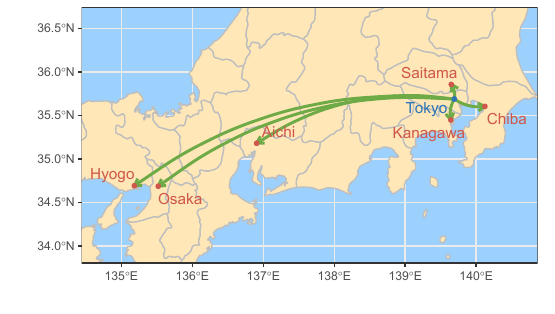

This figure's R source:
library(tEDM)

covid = readr::read_csv(system.file("case/covid.csv",package = "tEDM"))
head(covid)

covid = covid |>
  dplyr::mutate(dplyr::across(dplyr::everything(),
                              \(.x) c(NA,diff(.x)))) |> 
  dplyr::filter(dplyr::if_all(dplyr::everything(), 
                \(.x) !is.na(.x)))

#-----------------------------------------------------------------------------#
#------               Convergent Cross Mapping analysis                 ------#
#-----------------------------------------------------------------------------#

tEDM::fnn(covid,"Tokyo",E = 2:30,eps = stats::sd(covid$Tokyo))

tEDM::simplex(covid,"Tokyo","Tokyo",E = 10:20,k = 11:25)
tEDM::simplex(covid,"Tokyo","Tokyo",E = 4:50,k = 5:60)

res = names(covid)[-match("Tokyo",names(covid))] |>
  purrr::map_dfr(\(.l) {
    g = tEDM::ccm(covid,"Tokyo",.l,E = 10,k = 12,progressbar = FALSE)
    res = dplyr::mutate(g$xmap,x = "Tokyo",y = .l)
    return(res)
  })
head(res)

df1 = res |>
  dplyr::select(x,y,y_xmap_x_mean,y_xmap_x_sig)|>
  purrr::set_names(c("cause","effect","cs","sig"))
df2 = res |>
  dplyr::select(y,x,x_xmap_y_mean,x_xmap_y_sig) |>
  purrr::set_names(c("cause","effect","cs","sig"))
res_covid = dplyr::bind_rows(df1,df2)|>
  dplyr::filter(cause == "Tokyo") |>
  dplyr::arrange(dplyr::desc(cs))
head(res_covid,10)

res_covid = res_covid |>
  dplyr::mutate(cs = round(res_covid$cs,2)) |>
  dplyr::filter(cs >= 0.90)
res_covid
readr::write_rds(res_covid,'./COVID-19 spread across japanese prefectures/res_ccm.rds')

if (!requireNamespace("rnaturalearth")) {
  install.packages("rnaturalearth")
}
jp = rnaturalearth::ne_states(country = "Japan")

if (!requireNamespace("tidygeocoder")) {
  install.packages("tidygeocoder")
}
res_covid = readr::read_rds('./COVID-19 spread across japanese prefectures/res_ccm.rds')
jpp = tibble::tibble(name = c("Tokyo",res_covid$effect)) |>
  dplyr::mutate(type = factor(c("source",rep("target",7)),
                              levels = c("source","target"))) |> 
  tidygeocoder::geocode(state = name, method = "arcgis",
                        long = "lon", lat = "lat")

fig_covid_jp = ggplot2::ggplot() +
  ggplot2::geom_sf(data = jp, fill = "#ffe7b7", color = "grey", linewidth = 0.45) +
  ggplot2::geom_curve(data = jpp[-1,],
                      ggplot2::aes(x = jpp[1,"lon",drop = TRUE],
                                   y = jpp[1,"lat",drop = TRUE],
                                   xend = lon, yend = lat),
                      curvature = 0.2,
                      arrow = ggplot2::arrow(length = ggplot2::unit(0.2, "cm")),
                      color = "#6eab47", linewidth = 1) +
  ggplot2::geom_point(data = jpp,
                      ggplot2::aes(x = lon, y = lat, color = type),
                      size = 1.25, show.legend = FALSE) +
  ggrepel::geom_text_repel(data = jpp, 
                           ggplot2::aes(label = name, x = lon, y = lat, color = type),
                           box.padding = 0.5, show.legend = FALSE) +
  ggplot2::scale_color_manual(values = c(source = "#2c74b7", 
                                         target = "#cf574b")) +
  ggplot2::coord_sf(xlim = range(jpp$lon) + c(-0.45,0.45),
                    ylim = range(jpp$lat) + c(-0.75,0.75)) +
  ggplot2::labs(x = "", y = "") +
  ggplot2::theme_bw() +
  ggplot2::theme(panel.background = ggplot2::element_rect(fill = "#9cd1fd", color = NA))

fig_covid_jp + ggview::canvas(5.55,3.15,dpi = 300)
ggview::save_ggplot(fig_covid_jp + ggview::canvas(5.55,3.15,dpi = 300),
                    './COVID-19 spread across japanese prefectures/covid_jp_ccm.pdf',
                    device = cairo_pdf)

#-----------------------------------------------------------------------------#
#------                     PC algorithm analysis                       ------#
#-----------------------------------------------------------------------------#

covid_stat = list(C = cor(covid), n = nrow(covid))
pc_covid = pcalg::pc(covid_stat, indepTest = pcalg::gaussCItest, 
                     labels = colnames(covid), alpha = 0.05, skel.method = "stable.fast")
readr::write_rds(pc_covid,'./COVID-19 spread across japanese prefectures/res_pc.rds')

pc_covid = readr::read_rds('./COVID-19 spread across japanese prefectures/res_pc.rds')
pcalg::plot(pc_covid, main = "")

pdf("./COVID-19 spread across japanese prefectures/covid_jp_pc.pdf", 
    width = 8, height = 6)
pcalg::plot(pc_covid, main = "")
dev.off()
